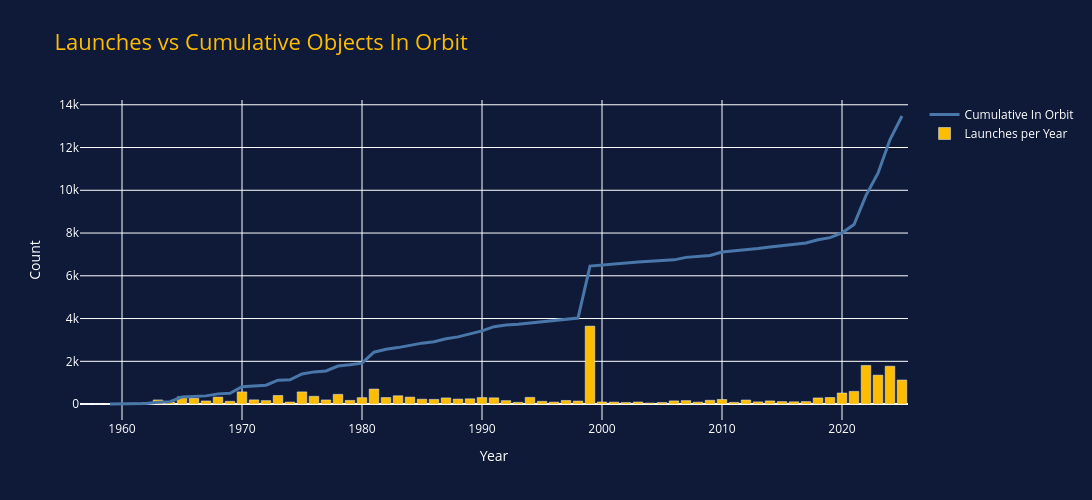

Source (notebook cell):
### Code cell
import plotly.graph_objects as go

fig = go.Figure()

# Add cumulative line
fig.add_trace(go.Scatter(
    x=cumulative_by_year.index,
    y=cumulative_by_year.values,
    #mode='lines+markers',
    mode='lines',
    name='Cumulative In Orbit',
    line=dict(color='#4977AA', width=3),
    marker=dict(color='white', size=6)
))

# Add yearly launches as bars
fig.add_trace(go.Bar(
    x=launches_by_year.index,
    y=launches_by_year.values,
    name='Launches per Year',
    marker_color='#FFBD02'
))

# Apply custom styling
fig.update_layout(
    title='Launches vs Cumulative Objects In Orbit',
    title_font=dict(color='#FFBD02', size=22),
    plot_bgcolor='#0F1A38',
    paper_bgcolor='#0F1A38',
    font=dict(color='white'),
    xaxis=dict(title='Year', color='white', gridcolor='white'),
    yaxis=dict(title='Count', color='white', gridcolor='white'),
    legend=dict(font=dict(color='white')),
    barmode='overlay',
    width=1200,
    height=500
)

fig.show()

### Figure 1 — Plotly figure (JSON) as saved in the notebook; plotly's stock layout.template omitted (floating-point values rounded to 4 significant figures)
{"data": [{"line": {"color": "#4977AA", "width": 3}, "marker": {"color": "white", "size": 6}, "mode": "lines", "name": "Cumulative In Orbit", "type": "scatter", "x": [1959, 1960, 1961, 1962, 1963, 1964, 1965, 1966, 1967, 1968, 1969, 1970, 1971, 1972, 1973, 1974, 1975, 1976, 1977, 1978, 1979, 1980, 1981, 1982, 1983, 1984, 1985, 1986, 1987, 1988, 1989, 1990, 1991, 1992, 1993, 1994, 1995, 1996, 1997, 1998, 1999, 2000, 2001, 2002, 2003, 2004, 2005, 2006, 2007, 2008, 2009, 2010, 2011, 2012, 2013, 2014, 2015, 2016, 2017, 2018, 2019, 2020, 2021, 2022, 2023, 2024, 2025], "y": [4, 14, 21, 33, 87, 111, 333, 363, 384, 478, 509, 816, 850, 883, 1116, 1137, 1406, 1506, 1550, 1777, 1835, 1914, 2428, 2564, 2642, 2763, 2850, 2913, 3052, 3144, 3276, 3425, 3621, 3695, 3730, 3787, 3834, 3892, 3961, 4023, 6454, 6504, 6562, 6597, 6647, 6676, 6713, 6746, 6862, 6904, 6953, 7116, 7166, 7210, 7273, 7348, 7408, 7472, 7537, 7685, 7786, 8004, 8397, 9762, 10797, 12372, 13474]}, {"marker": {"color": "#FFBD02"}, "name": "Launches per Year", "type": "bar", "x": [1957.0, 1958.0, 1959.0, 1960.0, 1961.0, 1962.0, 1963.0, 1964.0, 1965.0, 1966.0, 1967.0, 1968.0, 1969.0, 1970.0, 1971.0, 1972.0, 1973.0, 1974.0, 1975.0, 1976.0, 1977.0, 1978.0, 1979.0, 1980.0, 1981.0, 1982.0, 1983.0, 1984.0, 1985.0, 1986.0, 1987.0, 1988.0, 1989.0, 1990.0, 1991.0, 1992.0, 1993.0, 1994.0, 1995.0, 1996.0, 1997.0, 1998.0, 1999.0, 2000.0, 2001.0, 2002.0, 2003.0, 2004.0, 2005.0, 2006.0, 2007.0, 2008.0, 2009.0, 2010.0, 2011.0, 2012.0, 2013.0, 2014.0, 2015.0, 2016.0, 2017.0, 2018.0, 2019.0, 2020.0, 2021.0, 2022.0, 2023.0, 2024.0, 2025.0], "y": [3, 3, 7, 22, 40, 60, 194, 88, 339, 273, 147, 327, 130, 570, 197, 162, 402, 95, 570, 364, 193, 456, 172, 301, 703, 306, 389, 325, 228, 219, 288, 234, 247, 305, 292, 161, 82, 313, 129, 93, 169, 142, 3645, 99, 94, 76, 99, 49, 75, 150, 162, 91, 177, 216, 82, 191, 103, 149, 116, 107, 117, 287, 307, 518, 593, 1806, 1353, 1771, 1125]}], "layout": {"barmode": "overlay", "font": {"color": "white"}, "height": 500, "legend": {"font": {"color": "white"}}, "paper_bgcolor": "#0F1A38", "plot_bgcolor": "#0F1A38", "title": {"font": {"color": "#FFBD02", "size": 22}, "text": "Launches vs Cumulative Objects In Orbit"}, "width": 1200, "xaxis": {"color": "white", "gridcolor": "white", "title": {"text": "Year"}}, "yaxis": {"color": "white", "gridcolor": "white", "title": {"text": "Count"}}}}
